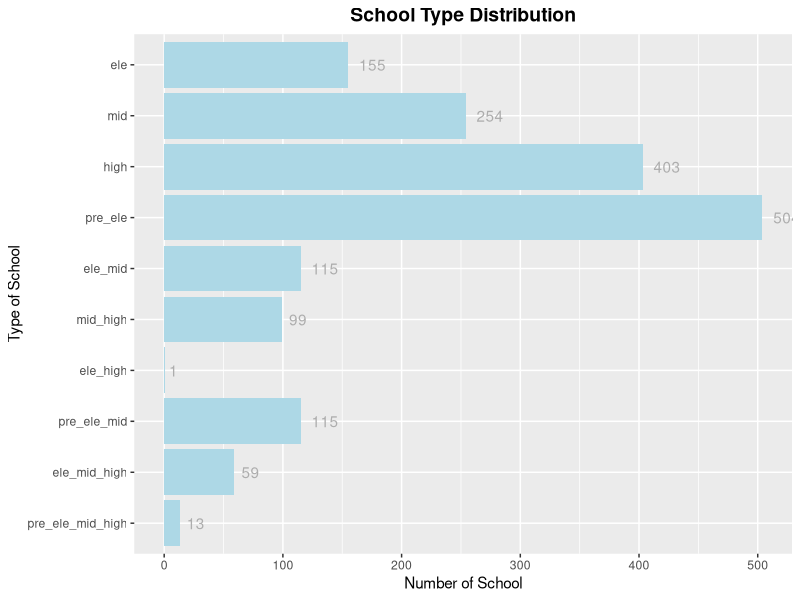
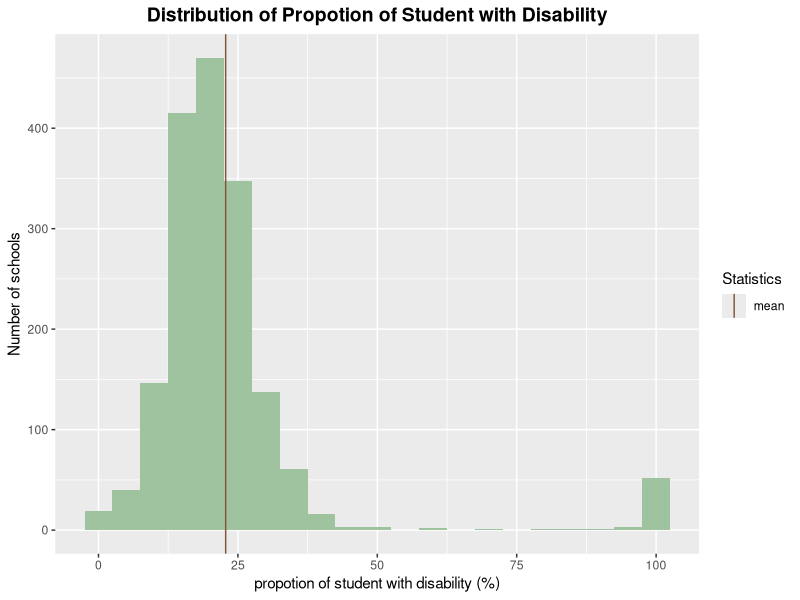
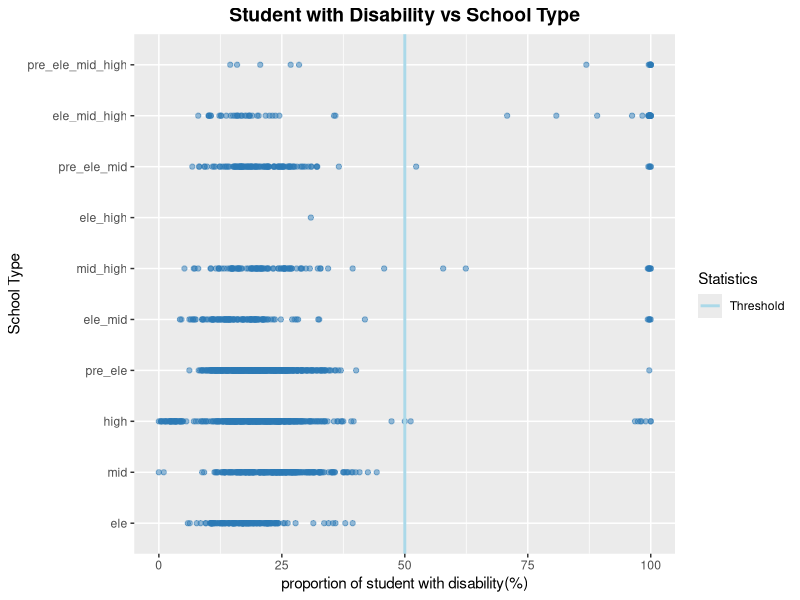

Source code (R) for these figures, in order:
## ---- chunk 1
library(knitr)
library(tidyverse)
library(dplyr)
library(ggplot2)
library(RColorBrewer)
library(sqldf)
school = read.csv("school_f.csv")
## ---- chunk 2
type_c <- school %>% 
  mutate(type_count = is_elementary + is_preschool + is_middle + is_high) %>% 
  mutate(type_str = case_when(
    type_count == 1 & is_elementary == 1 ~ "ele",
    type_count == 1 & is_preschool == 1 ~ "pre",
    type_count == 1 & is_middle == 1 ~ "mid",
    type_count == 1 & is_high == 1 ~ "high",
    type_count == 4 ~ "pre_ele_mid_high",
    type_count == 2 & is_elementary + is_high == 2 ~ "ele_high",
    type_count == 2 & is_elementary + is_preschool == 2 ~ "pre_ele",
    type_count == 2 & is_elementary + is_middle == 2 ~ "ele_mid",
    type_count == 2 & is_middle + is_high == 2 ~ "mid_high",
    type_count == 3 & is_elementary + is_preschool + is_middle == 3 ~ "pre_ele_mid",
    type_count == 3 & is_elementary + is_high + is_middle == 3 ~ "ele_mid_high",
    T ~ "unknown"
  )) %>% 
  filter(Year == "2017-18")
## ---- chunk 3
type_c$type_str <- factor(type_c$type_str ,levels = c("pre","ele","mid","high","pre_ele","ele_mid","mid_high","ele_high", "pre_ele_mid","ele_mid_high","pre_ele_mid_high"))
complete_type <- ggplot(type_c, aes(x = fct_rev(type_str)))+
  geom_bar(stat = "count", fill = "lightblue") + 
  coord_flip() +
  xlab("Type of School") +
  ylab("Number of School") +
  ggtitle("School Type Distribution") +
  
  geom_text(stat='count',aes(label=..count..),  hjust =-0.4, color = "grey68") +
  theme(plot.title = element_text(hjust = 0.5, face  = "bold", size = 14))
complete_type
## ---- chunk 4
dis_school <- type_c  %>%
  summarise(avg_dis = mean(`X..Students.with.Disabilities.1`),
            quan75_dis = quantile(`X..Students.with.Disabilities.1`)[4])
dis <- ggplot(type_c, aes(x = `X..Students.with.Disabilities.1`)) +
  geom_histogram(fill = "#9fc29f",binwidth = 5) +
  xlab("propotion of student with disability (%)")+
  ylab("Number of schools")+
  ggtitle("Distribution of Propotion of Student with Disability") +
  scale_color_manual(name = "Statistics", values = c(mean = "#80593D")) +
  geom_vline(aes(xintercept = mean(dis_school$avg_dis), color = "mean")) +
  theme(plot.title = element_text(hjust = 0.5, face  = "bold", size = 14))
dis
## ---- chunk 5
scatter <- ggplot(type_c, aes(x = type_str, y = `X..Students.with.Disabilities.1`)) +
  geom_point(color = "#2c7bb6",alpha = 0.5)+
  coord_flip() +
  xlab("School Type")+
  ylab("proportion of student with disability(%)")+
  geom_hline(size = 1,aes(yintercept =mean(50), color = "Threshold")) +
  scale_color_manual(name = "Statistics", values = c(Threshold = "#abd9e9"))+
  ggtitle("Student with Disability vs School Type") +
  theme(plot.title = element_text(hjust = 0.5, face  = "bold", size = 14))
scatter
